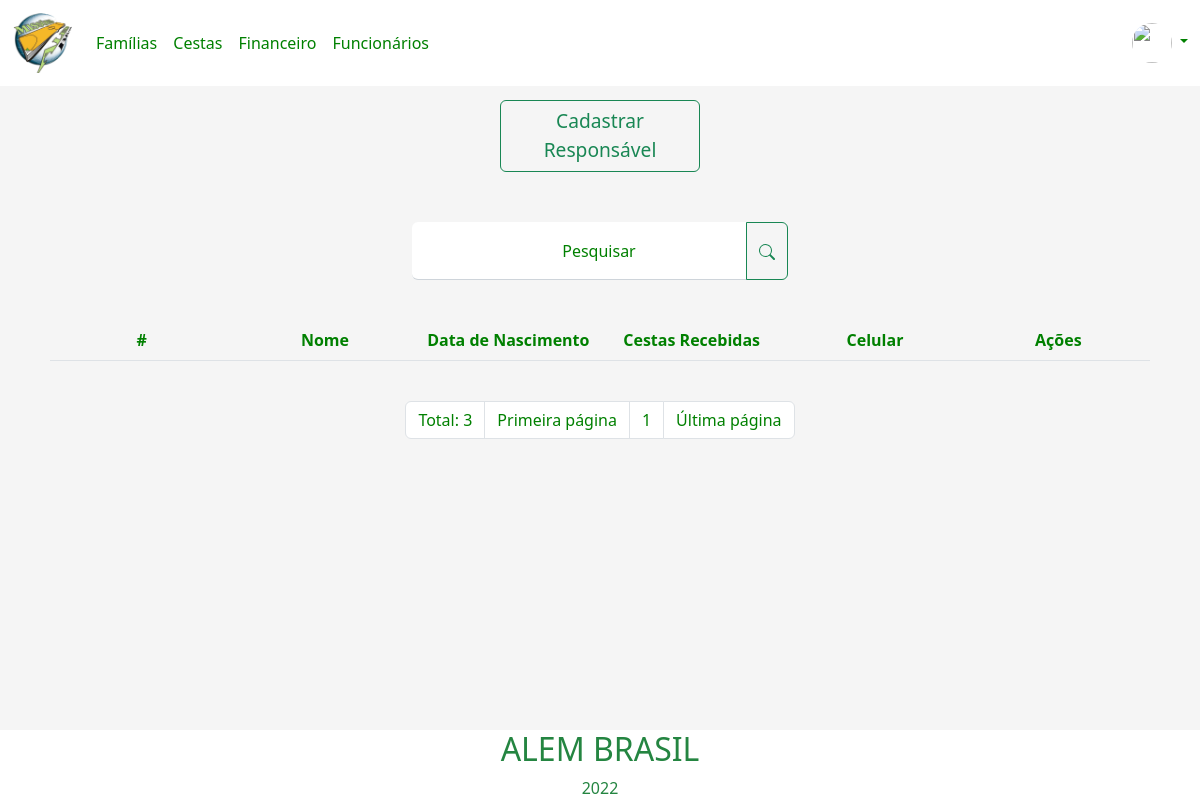
Page /pages/responsavelFamilia/responsavelFamilia.php?menuop=responsavel_familia&pagina=2 (signed in) on the earlier database version.
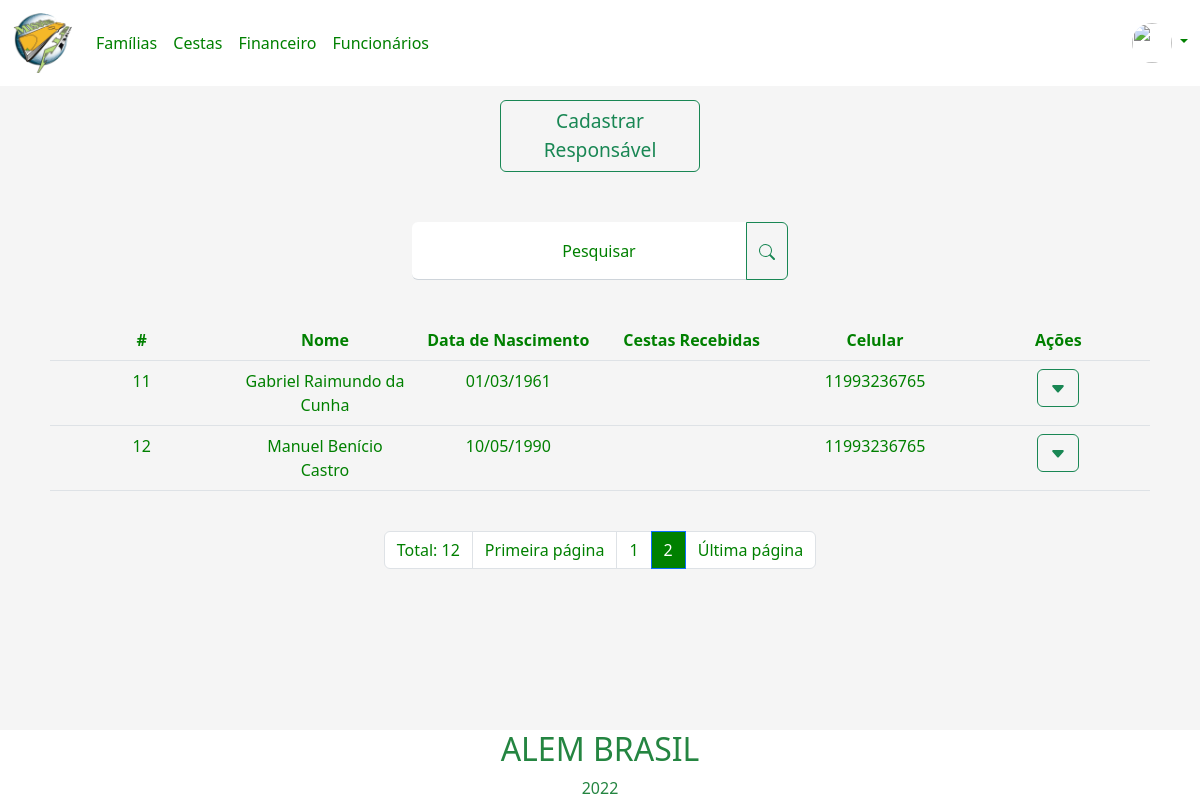
Same page on the later database version.
### tables this page shows
create table responsavel_familia(
id_responsavel int(4) primary key not null auto_increment,
cpf_responsavel int (11) not null,
cep_responsavel char (8),
contato_responsavel int (4),
nome_responsavel varchar(90) not null,
data_nascimento_responsavel date,
complemento_responsavel varchar(40),
num_responsavel int(5),
data_atendimento_responsavel date,
sexo_responsavel char(1),
foreign key(contato_responsavel) references contato(id_contato)
);

create table contato(
    id_contato int(4) primary key not null auto_increment,
    telefone char(10),
    celular char(11),
    email varchar(90)
);

### pages/responsavelFamilia/responsavelFamilia.php (the view, shortened to what this page needs)
<?php
$logado = $_SESSION['idUsuario'];
$banco = new conexao();
$con = $banco->getConexao();
$sql = "select imagem_usuario from usuario where id_usuario = '$logado'";
$result = $con->query($sql);
if ($result->rowCount() > 0) {
    while ($row = $result->fetch()) {
        $imagemUsuario = $row['imagem_usuario'];
    }
}
$quantidade = 10;
$pagina = (isset($_GET['pagina'])) ? (int)$_GET['pagina'] : 1;
$inicio = ($quantidade * $pagina) - $quantidade;
?>
<!DOCTYPE html>
<html lang="pt-br">
<head>
    <link href="https://cdn.jsdelivr.net/npm/bootstrap@5.2.0-beta1/dist/css/bootstrap.min.css" rel="stylesheet"
>
</head>
<header>
    <nav class="navbar navbar-expand-lg headerNavBar">
        <div class="container-fluid">
            <a class="navbar-brand" href="../home.php"><img src='../../imgs/logo2.png' width="60"></a>
            <div class="collapse navbar-collapse navBarLinks" id="navbarSupportedContent">
                <ul class="navbar-nav me-auto mb-2 mb-lg-0">
                    <li class="nav-item">
                        <a class="nav-link " href="../responsavelFamilia/responsavelFamilia.php">Famílias</a>
                    </li>
                    <li class="nav-item">
                        <a class="nav-link" href="../cestas/cestas.php">Cestas</a>
                    </li>
                    <li class="nav-item">
                        <a class="nav-link" href="../financeiro/financeiro.php">Financeiro</a>
                    </li>
                    <li class="nav-item">
                        <a class="nav-link" href="../funcionarios/funcionarios.php">Funcionários</a>
                    </li>
                </ul>
                <li class="nav-item dropdown dropDownMenu">
                    <a class="nav-link dropdown-toggle" href="#" id="navbarDropdown" role="button"
                        data-bs-toggle="dropdown" aria-expanded="false">
                        <?php echo '<img src="data:../imgs/conta;base64,' . base64_encode($imagemUsuario) . '" style="border-radius:50px;width: 40px; height: 40px;">' ?>
                    </a>
                </li>
            </div>
        </div>
    </nav>
</header>
<body>
    <div class="container-fluid">
        <div class="row">
            <div class="col m-auto">
                <div id="modalCadastro">
                    <button type="button" class="btn btn-outline-success buttonCadastro" data-bs-toggle="modal"
                        data-bs-target="#exampleModal">Cadastrar
                        <br> Responsável</button>
                </div>
            </div>
        </div>
    </div>
    <form action="pesquisarResponsavel.php" method="get">
        <div class="container justify-content-center barraPesquisa">
            <div class="form-floating  input-group">
                <input class="form-control inputGeral" type="search" name="pesquisarResponsavel"
                    placeholder="Pesquisar">
                <label class="labelCadastro">Pesquisar</label>
                <button type="submit" class="btn btn-outline-success">
                </button>
            </div>
        </div>
    </form>
    <div class="container">
        <div class="overflow-auto">
            <div class="column">
                <div class="m-2">
                    <table class="table responsavelTable">
                        <thead>
                            <th scope="col">#</th>
                            <th scope="col">Nome</th>
                            <th scope="col">Data de Nascimento</th>
                            <th scope="col">Cestas Recebidas</th>
                            <th scope="col">Celular</th>
                            <th scope="col">Ações</th>
                        </thead>
                        <tbody>
                            <?php
                            $sql = "SELECT responsavel_familia.id_responsavel, responsavel_familia.nome_responsavel,
                                DATE_FORMAT(responsavel_familia.data_nascimento_responsavel, '%d/%m/%Y') AS dataNascimento,
                                responsavel_familia.cpf_responsavel,SUM(saidaEstoque.quantidade_saidaEstoque) AS quantidadeCesta,
                                contato.celular FROM responsavel_familia
                                LEFT JOIN contato ON responsavel_familia.id_responsavel = contato.Id_contato
                                LEFT JOIN saidaEstoque ON saidaEstoque.responsavel_saidaEstoque =  responsavel_familia.id_responsavel GROUP BY id_responsavel
                                LIMIT $inicio, $quantidade";
                            $banco = new conexao();
                            $con = $banco->getConexao();
                            $resultados_responsavel = $con->query($sql);
                            while ($row = $resultados_responsavel->fetch()) {
                            ?>
                            <tr class="resultadosDaTabela">
                                <td>
                                    <span
                                        id="id<?php echo $row['id_responsavel']; ?>"><?php echo $row['id_responsavel']; ?>
                                    </span>
                                </td>
                                <td>
                                    <span
                                        id="nome<?php echo $row['id_responsavel']; ?>"><?php echo $row['nome_responsavel']; ?>
                                    </span>
                                </td>
                                <td>
                                    <span
                                        id="data_nascimento<?php echo $row['id_responsavel']; ?>"><?php echo $row['dataNascimento']; ?>
                                    </span>
                                </td>
                                <td>
                                </td>
                                <td>
                                    <span
                                        id="celular<?php echo $row['id_responsavel']; ?>"><?php echo $row['celular']; ?>
                                    </span>
                                </td>
                                <td>
                                    <div class="dropdown">
                                        <button class="btn btn-outline-success" type="button" id="dropdownMenuButton1"
                                            data-bs-toggle="dropdown" aria-expanded="false">
                                            <svg xmlns="http://www.w3.org/2000/svg" width="16" height="16"
                                                fill="currentColor" class="bi bi-caret-down-fill" viewBox="0 0 16 16">
                                                <path
                                                    d="M7.247 11.14 2.451 5.658C1.885 5.013 2.345 4 3.204 4h9.592a1 1 0 0 1 .753 1.659l-4.796 5.48a1 1 0 0 1-1.506 0z" />
                                            </svg>
                                        </button>
                                    </div>
                                </td>
                            </tr>
                            <?php
                            }
                            ?>
                        </tbody>
                    </table>
                </div>
            </div>
        </div>
    </div>
    <br>
    <ul class="pagination justify-content-center navPaginacao">
        <?php
        $con = mysqli_connect("localhost", "root", "", "ong");
        $sqlTotal = "SELECT id_responsavel FROM responsavel_familia";
        $qrTotal = mysqli_query($con, $sqlTotal) or die(mysqli_error($con));
        $numTotal = mysqli_num_rows($qrTotal);
        $totalPagina = ceil($numTotal / $quantidade);
        ?>
        <li class="page-item"><span class="page-link"><?php echo "Total: " . $numTotal ?></span></li>
        <li class="page-item"><a class="page-link" href="?menuop=responsavel_familia&pagina=1">Primeira página</a></li>
        <?php
        for ($i = 1; $i <= $totalPagina; $i++) {
            if ($i >= ($pagina - 5) && $i <= ($pagina + 5)) {
                if ($i == $pagina) {
            ?>
        <li class="page-item"><span class="page-link active"><?php echo $i ?></span></li>
        <?php
                } else {
                ?>
        <li class="page-item"><a class="page-link" href="?menuop=responsavel_familia&pagina= <?php echo $i ?>">
                <?php echo $i ?> </a></li>
        <?php
                }
            }
        }
            ?>
        <?php
        if ($totalPagina > 0) {
        ?>
        <li class="page-item"><a class="page-link"
                href="?menuop=responsavel_familia&pagina=<?php echo $totalPagina ?>">Última página</a></li>
        <?php
        } else if ($totalPagina = 0) {
        ?>
        <li class="page-item"><a class="page-link" href="">Última
                página</a></li>
        <?php
        }
        ?>
    </ul>
    <div class="containerFooter">
        <?php include('../footer.php'); ?>
    </div>
</body>
</html>

### pages/footer.php
<div class="footer">
<h2 id='titleFooter'>ALEM BRASIL</h2>
    <p id='textFooter'>2022</p>
</div>

Differences in the rows shown:
added responsavel_familia: id_responsavel "11", nome_responsavel "Gabriel Raimundo da Cunha", dataNascimento "01/03/1961", contato_responsavel.celular "11993236765"
added responsavel_familia: id_responsavel "12", nome_responsavel "Manuel Benício Castro", dataNascimento "10/05/1990", contato_responsavel.celular "11993236765"
Other differences:
$numTotal: "3" → "12"
new list line: "2"
